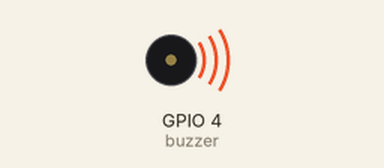
Recording of a program running on a simulated Raspberry Pi (BCM pin numbers). On the bench: buzzer (waves = sounding, pin HIGH). What the program prints to the terminal is not drawn. At 6.0 s the program stops and its outputs stay as they are.

Above: at 0.5 s.
Timing chart, 0 to 3.5 s (numbered marks = the images above):
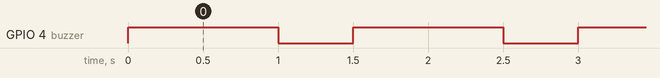

The program:

BuzzerBeep.py
```python
# gpiozero 라이브러리에서 Buzzer 클래스 임포트
from gpiozero import Buzzer
# time 모듈에서 sleep 함수를 임포트
from time import sleep

# Buzzer 객체 생성, GPIO 4번 핀에 연결된 부저를 제어
buzzer = Buzzer(4)

# 부저가 비프음을 울리도록 설정
# on_time: 부저가 켜져 있는 시간 (초 단위)
# off_time: 부저가 꺼져 있는 시간 (초 단위)
# n: 비프음의 반복 횟수
buzzer.beep(on_time=1, off_time=0.5, n=4, background=True)

# 사용자 입력을 기다림으로써 프로그램이 종료되지 않도록 함
input("Enter to quit! ")
```

Measured:
- by itself, GPIO 4 (buzzer): alternates HIGH for 1.0 s and LOW for 0.50 s, 7 changes in all, then stays LOW
